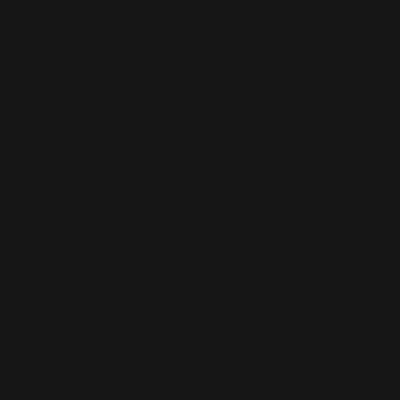
Frame 1 (no input)
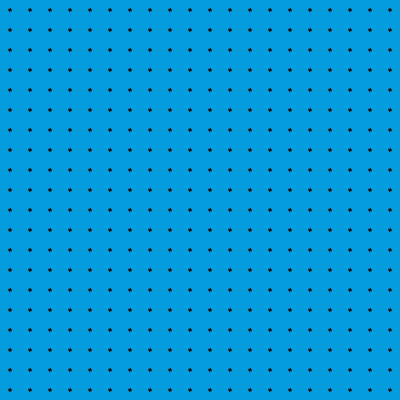
Frame 60 (the mouse pressed at the canvas centre just before this capture)
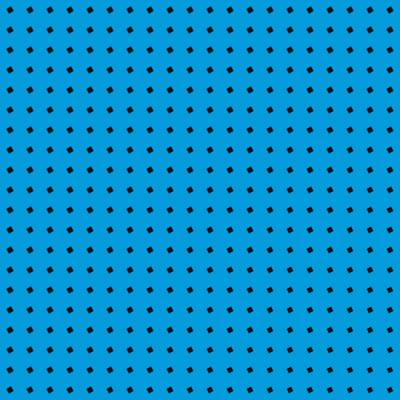
Frame 120 (the mouse held since frame 60 and released just before this capture)

The Processing sketch that drew these frames (run headless with seeded random() and noise(); from frame 60 on, the mouse is pressed at the canvas centre):

// Processing sketch: processing_177398
// ── processing_177398.pde

float rad = 0;
float a = 0;
float maxSize = 25;

void setup() {
  size(400, 400);
  rectMode(CENTER);
  noStroke();
  background(#171717);
  
}

//Shape creator function
void rotating_shape(float x, float y, float shape_size, float r) {
  translate(x, y);
  rotate(r);
  rect(0, 0, shape_size, shape_size);
  resetMatrix();
}


void draw() {
  fill(20, 90);
  rect(width/2, height/2, width, height);
  
  float x = 0;
  while (x < width + 20) {
    float y = 0;
    while (y < height + 20) {
      fill(#059cdd);
      float sinMash = sin(a*y/1000)*sin(a*x/1000)*sin(a*0.05)*sin(a*0.7);
      float sinRotation = map(sinMash, -1, 1, 0, 30);
      rotating_shape(x, y, rad, sinRotation*0.07);
      y = y + 20;
    }
    x = x + 20;
  }
  
  float increase = map(sin(a), -1, 1, 0, maxSize);
  a = a + 0.02;
  rad = increase;
}

void keyPressed() {
  if(key == 'd') {
    if(maxSize < 30) {
      maxSize = maxSize + 1;
      println("Max rect() size: " + maxSize);
    } else {
      println("Max size reached");
    }
  } 
  
  if(key == 's') {
    if(maxSize < 2) {
      println("Min size reached");
    } else {
      maxSize = maxSize - 1;
      println("Max rect() size: " + maxSize);
    }
  }
}
